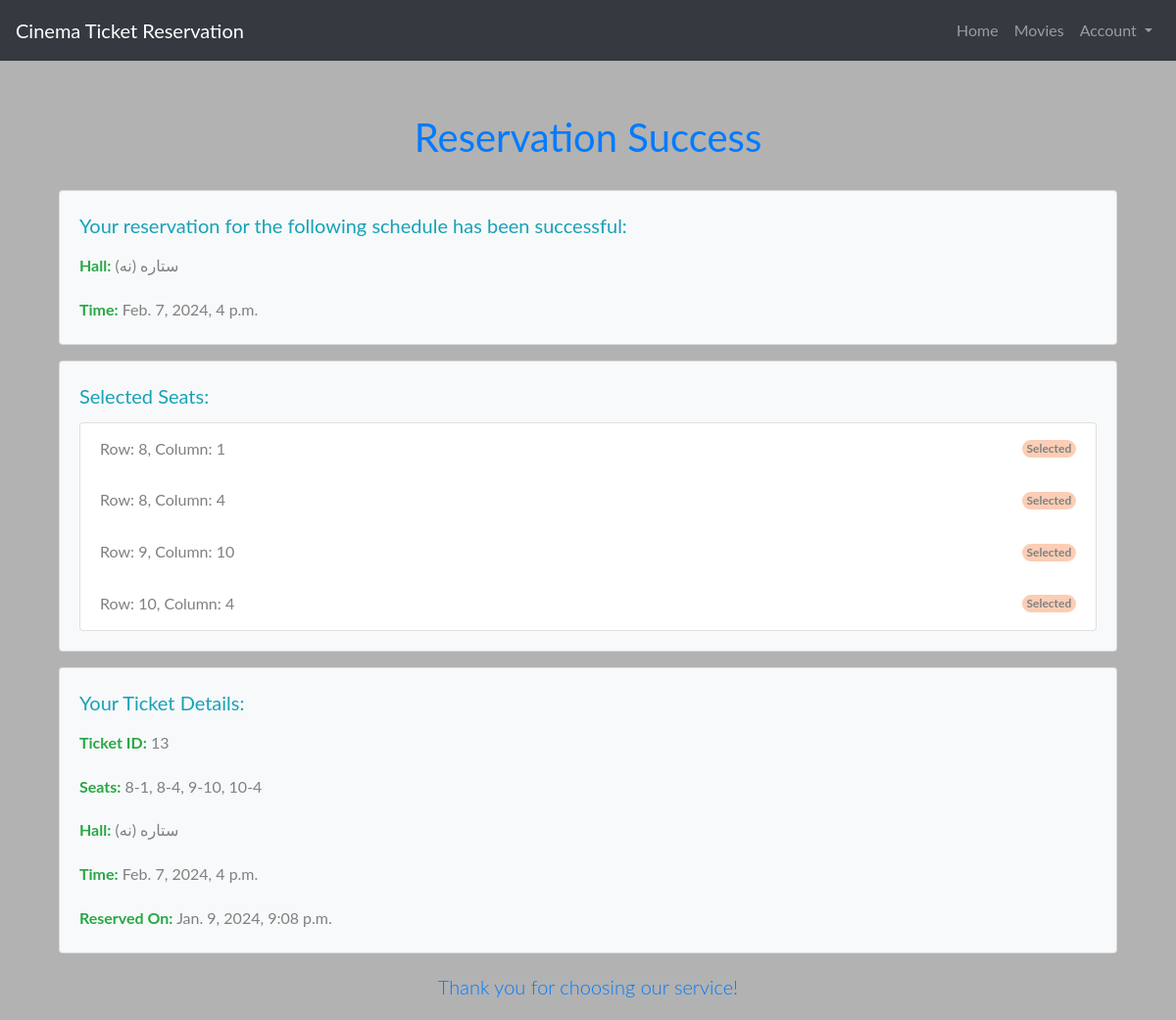
The app's page /ticket/detail/13/ with its own data.
### cinema/models.py (models this page shows, shortened)
class Hall(models.Model):
    Schedule_ID = models.AutoField(primary_key=True)
    cinema = models.ForeignKey(Cinema, related_name='halls', on_delete=models.CASCADE)
    movie = models.ForeignKey('movie.Movie', on_delete=models.CASCADE)
    hall_id = models.CharField(max_length=255)
    time = models.DateTimeField()

class Seat(models.Model):
    Seat_ID = models.AutoField(primary_key=True)
    schedule = models.ForeignKey(Hall, on_delete=models.CASCADE)
    row = models.IntegerField()
    column = models.IntegerField()
    status = models.CharField(max_length=255)
    price = models.DecimalField(max_digits=10, decimal_places=2)

### ticket/models.py (models this page shows, shortened)
class Ticket(models.Model):
    Ticket_ID = models.AutoField(primary_key=True)
    seats = models.ManyToManyField(Seat)
    user = models.ForeignKey(Profile, on_delete=models.CASCADE)
    schedule_id = models.ForeignKey(Hall, on_delete=models.CASCADE)
    time_on_reserve = models.DateTimeField(auto_now_add=True)
    is_canceled = models.BooleanField(default=False)

### ticket/views.py (the view)
# urls.py: path('detail/<int:ticket_id>/', reservation_success, name='detail'),
def reservation_success(request, ticket_id):
    ticket = get_object_or_404(Ticket, Ticket_ID=ticket_id)
    selected_seats = ticket.seats.all()
    schedule = ticket.schedule_id
    return render(request, 'reservation_success.html',
                  {'schedule': schedule, 'selected_seats': selected_seats, 'ticket': ticket})

### ticket/templates/reservation_success.html (shortened to what this page needs)
{% extends "base.html" %}
{%load static%}
{% block content %}
<body>
  <div class="container mt-5">
    <h1 class="my-4 text-center text-primary">Reservation Success</h1>
    <div class="card mb-3 bg-light">
      <div class="card-body">
        <h5 class="card-title text-info">Your reservation for the following schedule has been successful:</h5>
        <p class="card-text"><strong class="text-success">Hall:</strong> {{ schedule.hall_id }}</p>
        <p class="card-text"><strong class="text-success">Time:</strong> {{ schedule.time }}</p>
      </div>
    </div>
    <div class="card mb-3 bg-light">
      <div class="card-body">
        <h5 class="card-title text-info">Selected Seats:</h5>
        <ul class="list-group">
          {% for seat in selected_seats %}
            <li class="list-group-item d-flex justify-content-between align-items-center">
              <span>Row: {{ seat.row }}, Column: {{ seat.column }}</span>
              <span class="badge bg-primary rounded-pill">Selected</span>
            </li>
          {% endfor %}
        </ul>
      </div>
    </div>
    <div class="card mb-3 bg-light">
      <div class="card-body">
        <h5 class="card-title text-info">Your Ticket Details:</h5>
        <p class="card-text"><strong class="text-success">Ticket ID:</strong> {{ ticket.Ticket_ID }}</p>
        <p class="card-text"><strong class="text-success">Seats:</strong>
          {% for seat in ticket.seats.all %}
            {{ seat.row }}-{{ seat.column }}{% if not forloop.last %}, {% endif %}
          {% endfor %}
        </p>
        <p class="card-text"><strong class="text-success">Hall:</strong> {{ ticket.schedule_id.hall_id }}</p>
        <p class="card-text"><strong class="text-success">Time:</strong> {{ ticket.schedule_id.time }}</p>
        <p class="card-text"><strong class="text-success">Reserved On:</strong> {{ ticket.time_on_reserve }}</p>
      </div>
    </div>
    <p class="lead text-center text-primary">Thank you for choosing our service!</p>
  </div>
</body>
{% endblock %}

### records on screen
Hall: hall_id "ستاره (نه)", time "Feb. 7, 2024, 4 p.m."
Seat: row "8", column "1"
Seat: row "8", column "4"
Seat: row "9", column "10"
Seat: row "10", column "4"
Ticket: Ticket_ID "13", schedule_id.hall_id "ستاره (نه)", schedule_id.time "Feb. 7, 2024, 4 p.m.", time_on_reserve "Jan. 9, 2024, 9:08 p.m."
